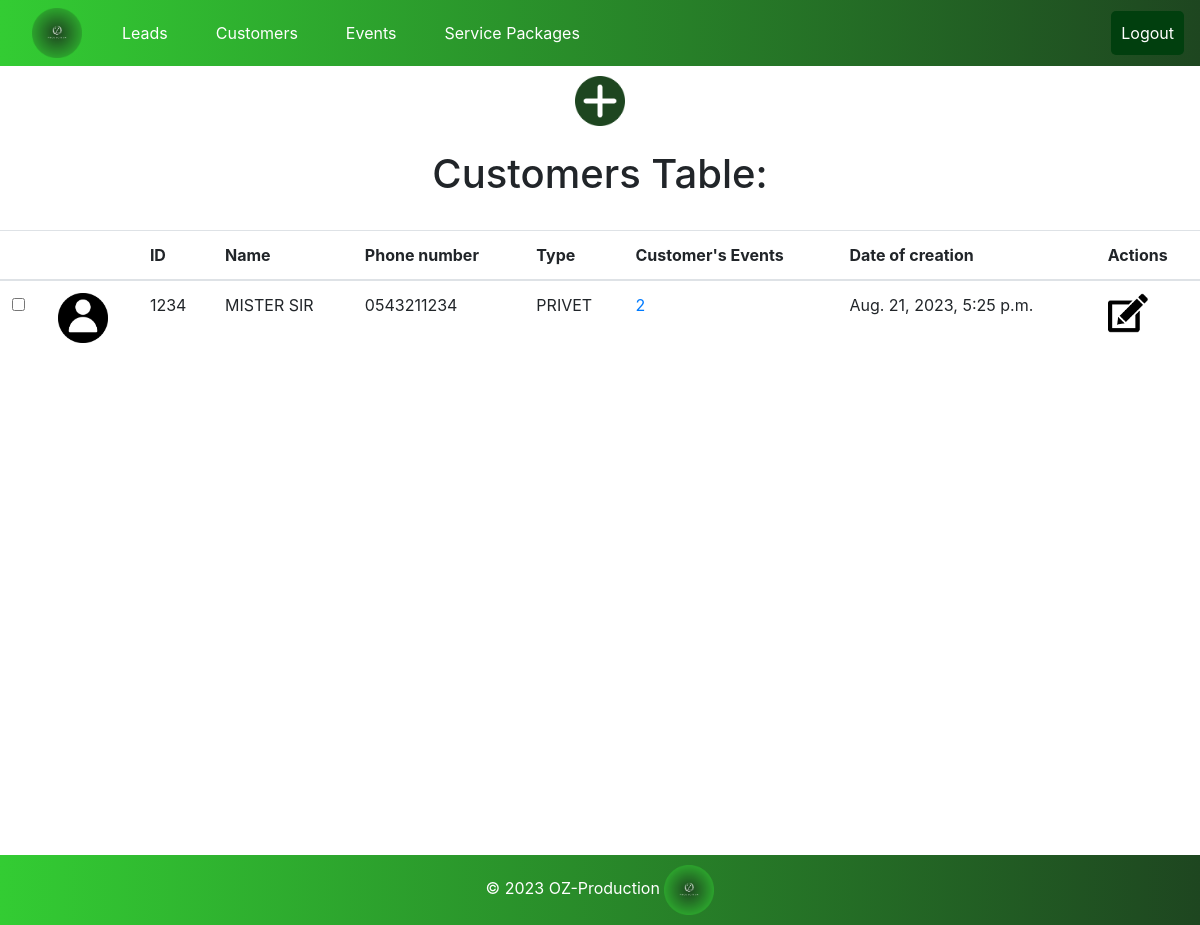
The app's page /customer_by_event/1234/ with its own data.
### oz_pro/models.py (models this page shows, shortened)
class Customer(models.Model):
    image = models.ImageField(upload_to='static/pics', default = 'static/pics/Picture7.png')
    ID = models.PositiveIntegerField(primary_key=True, unique=True)
    name = models.CharField(max_length=255)
    phone_number = models.CharField(max_length=15)
    customer_type = models.CharField(max_length=50)
    events_count = models.PositiveIntegerField(default=0)
    date_of_creation = models.DateTimeField(auto_now_add=True)

### oz_pro/views.py (the view)
# urls.py: path('customer_by_event/<int:customer_id>/', views.customer_by_event, name='customer_by_event'),
def customer_by_event(request, customer_id):
    if customer_id:
        customer = Customer.objects.filter(ID=customer_id)
        return render(request, 'customers.html', {'customers': customer})
    else:
        messages.error(request, "An error occurred. USER NOT EXIST!.")
        return redirect('all_events')

### oz_pro/templates/customers.html (shortened to what this page needs)
<!DOCTYPE html>
<html lang="en">
<head>
</head>
<body>
    {% extends 'base.html' %}
    {% block add_button %}
    {% load static %}
        <div class="image-container">
            <a data-bs-toggle="tooltip" title="Click to ADD-CUSTOMER">
                <img src="{% static 'pics/ADD.png' %}" alt="addCustomer" class="small-image-rotate" style="cursor:pointer" data-bs-toggle="modal" data-bs-target="#addCustomerModal">
            </a>
        </div>
    {% endblock %}
    {% block content %}
    {% load static %}
        <br>
            <div class="table-header">
                <h1>Customers Table:</h1>
            </div>
        <br>
        <table class="table table-hover">
            <thead>
                <tr>
                    <th></th>
                    <th></th>
                    <th>ID</th>
                    <th>Name</th>
                    <th>Phone number</th>
                    <th>Type</th>
                    <th>Customer's Events</th>
                    <th>Date of creation</th>
                    <th>Actions</th>
                </tr>
            </thead>
            <tbody>
                {% for customer in customers %}
                    <tr id="customer_{{ customer.ID }}">
                        <td><input type="checkbox" onchange="toggleHighlight(this, {{ customer.ID }})" title="Highlight"></td>
                        <td><img src="{{ customer.image.url }}"  alt="Customer image" class="small-image" /></td>
                        <td>{{ customer.ID }}</td>
                        <td>{{ customer.name }}</td>
                        <td>{{ customer.phone_number }}</td>
                        <td>{{ customer.customer_type }}</td>
                        <td><a title="DISPLAY-CUSTOMER'S-EVENTS"href="{% url 'events_by_customer' customer.ID %}">{{ customer.events_count }}</a></td>
                        <td>{{ customer.date_of_creation }}</td>
                        <td>
                            <a data-bs-toggle="tooltip" title="Click to UPDATE-CUSTOMER">
                                <img src="{% static 'pics/edit.png' %}" alt="UpdateCustomerPic" class="smaller-image" style="cursor:pointer" data-bs-toggle="modal" data-bs-target="#updateCustomerModal_{{ customer.ID }}">
                            </a>
                        </td>
                    </tr>
                {% endfor %}
            </tbody>
        </table>
    {% endblock %}

### records on screen
Customer: image (picture), ID "1234", name "MISTER SIR", phone_number "0543211234", customer_type "PRIVET", events_count "2", date_of_creation "Aug. 21, 2023, 5:25 p.m."
